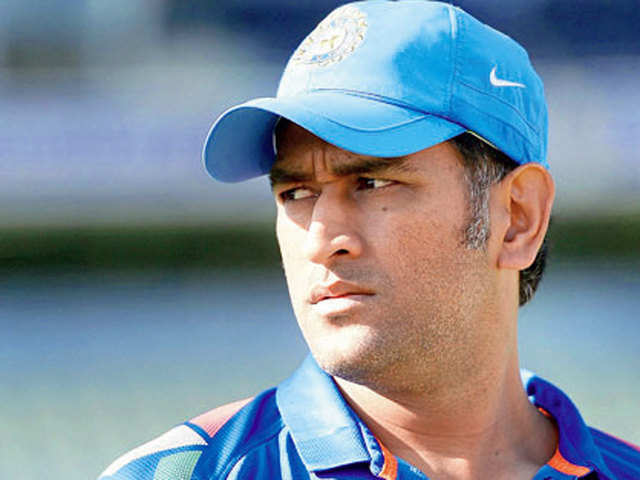
#> input picture DM/Project/dhoni.jpg, 640 x 480 px
$ python face_pose.py
#> lines starting #> are read from the running program, lines starting #| are printed output that depends on the picture; after the words box and inside, x2 and y2 are one past the last pixel; in counts of white or black regions, pixels touching at a corner belong together; long printed decimals are rounded
#!/usr/bin/env python3
# -*- coding: utf-8 -*-
"""
Created on Thu Sep 30 14:52:52 2021

@author: pranshu
"""

#!/usr/bin/env python

import cv2
import numpy as np
import os
os.chdir('/home/pranshu/Documents/GitHub/MTech/DM/Project')

# Read Image
im = cv2.imread("dhoni.jpg");
#> im is the input picture: shape (480, 640, 3); mean B, G, R 152.3, 138.7, 123.8
size = im.shape
#> size = (480, 640, 3)

#2D image points. If you change the image, you need to change vector
image_points = np.array([
                            (359, 391),     # Nose tip
                            (399, 561),     # Chin
                            (337, 297),     # Left eye left corner
                            (513, 301),     # Right eye right corne
                            (345, 465),     # Left Mouth corner
                            (453, 469)      # Right mouth corner
                        ], dtype="double")

# 3D model points.
model_points = np.array([
                            (0.0, 0.0, 0.0),             # Nose tip
                            (0.0, -330.0, -65.0),        # Chin
                            (-225.0, 170.0, -135.0),     # Left eye left corner
                            (225.0, 170.0, -135.0),      # Right eye right corne
                            (-150.0, -150.0, -125.0),    # Left Mouth corner
                            (150.0, -150.0, -125.0)      # Right mouth corner

                        ])

# Camera internals

focal_length = size[1]
#> focal_length = 640
center = (size[1]/2, size[0]/2)
#> center = (320, 240)
camera_matrix = np.array(
                         [[focal_length, 0, center[0]],
                         [0, focal_length, center[1]],
                         [0, 0, 1]], dtype = "double"
                         )

print ("Camera Matrix :\n {0}".format(camera_matrix))
#| Camera Matrix :
#|  [[640.   0. 320.]
#|  [  0. 640. 240.]
#|  [  0.   0.   1.]]

dist_coeffs = np.zeros((4,1)) # Assuming no lens distortion
(success, rotation_vector, translation_vector) = cv2.solvePnP(model_points, image_points, camera_matrix, dist_coeffs, flags=cv2.SOLVEPNP_ITERATIVE)
#> success = True; rotation_vector = [-0.143, 2.53, -0.138]; translation_vector = [-113.8, -297.9, -1340.1]

print ("Rotation Vector:\n {0}".format(rotation_vector))
#| Rotation Vector:
#|  [[-0.1434]
#|  [ 2.527]
#|  [-0.1378]]
print ("Translation Vector:\n {0}".format(translation_vector))
#| Translation Vector:
#|  [[ -113.845]
#|  [ -297.885]
#|  [-1340.138]]

# Project a 3D point (0, 0, 1000.0) onto the image plane.
# We use this to draw a line sticking out of the nose

(nose_end_point2D, jacobian) = cv2.projectPoints(np.array([(0.0, 0.0, 1000.0)]), rotation_vector, translation_vector, camera_matrix, dist_coeffs)
#> nose_end_point2D = [[183.5, 348.1]]

for p in image_points:
    cv2.circle(im, (int(p[0]), int(p[1])), 3, (0,0,255), -1)
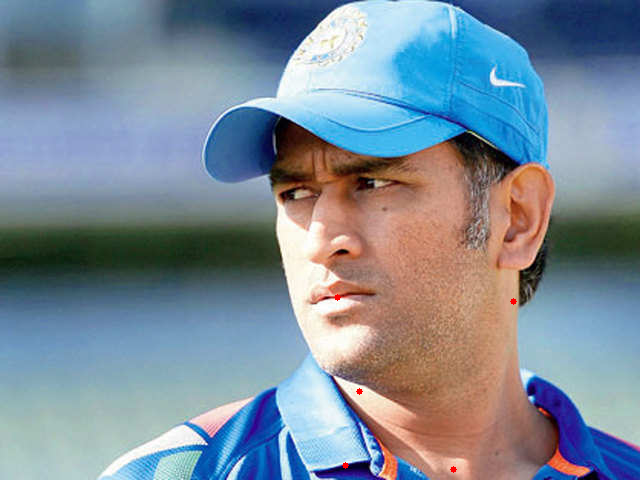
#> im: shape (480, 640, 3); 0.05% of pixels changed, all inside (x1, y1, x2, y2) = (334, 294, 517, 473)

p1 = ( int(image_points[0][0]), int(image_points[0][1]))
p2 = ( int(nose_end_point2D[0][0][0]), int(nose_end_point2D[0][0][1]))

cv2.line(im, p1, p2, (255,0,0), 2)
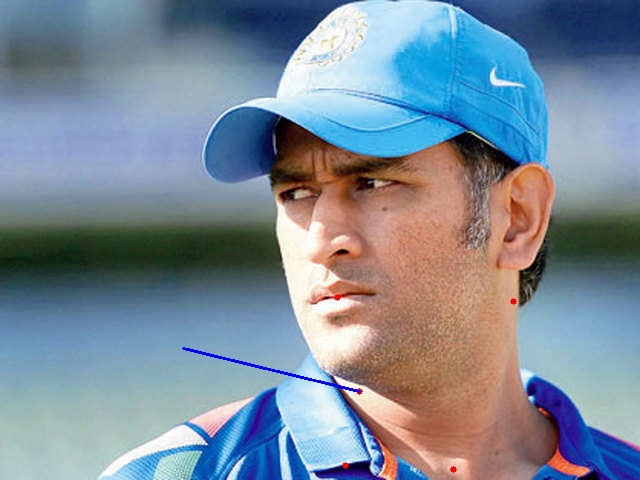
#> im: shape (480, 640, 3); 0.17% of pixels changed, all inside (x1, y1, x2, y2) = (182, 347, 361, 393)

# Display image
cv2.imshow("output", im)
cv2.waitKey(0)

$ run again, with DM/Project/f.jpg copied over DM/Project/dhoni.jpg
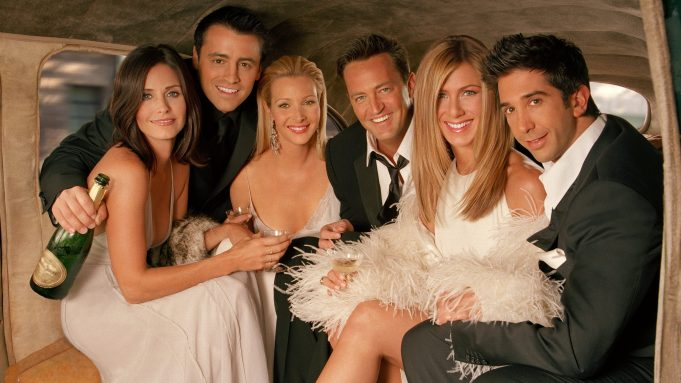
#> input picture DM/Project/f.jpg, 681 x 383 px
#> im is the input picture: shape (383, 681, 3); mean B, G, R 72.5, 97.7, 130
#| Camera Matrix :
#|  [[681.    0.  340.5]
#|  [  0.  681.  191.5]
#|  [  0.    0.    1. ]]
#| Rotation Vector:
#|  [[-0.1687]
#|  [ 2.506]
#|  [-0.2069]]
#| Translation Vector:
#|  [[  -73.492]
#|  [ -401.776]
#|  [-1438.936]]
#> `cv2.line(im, p1, p2, (255,0,0), 2)`:
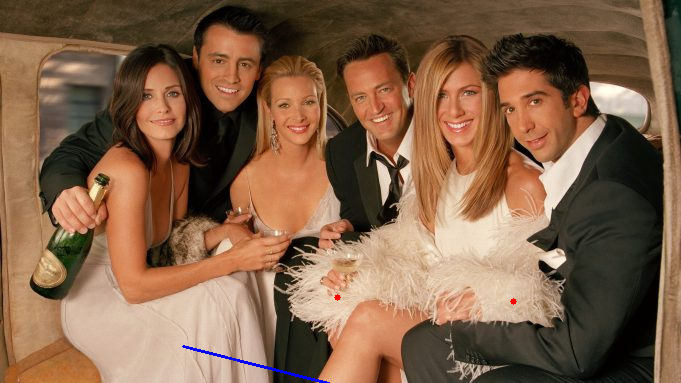
#> im: shape (383, 681, 3); mean B, G, R 72.7, 97.4, 129.7
